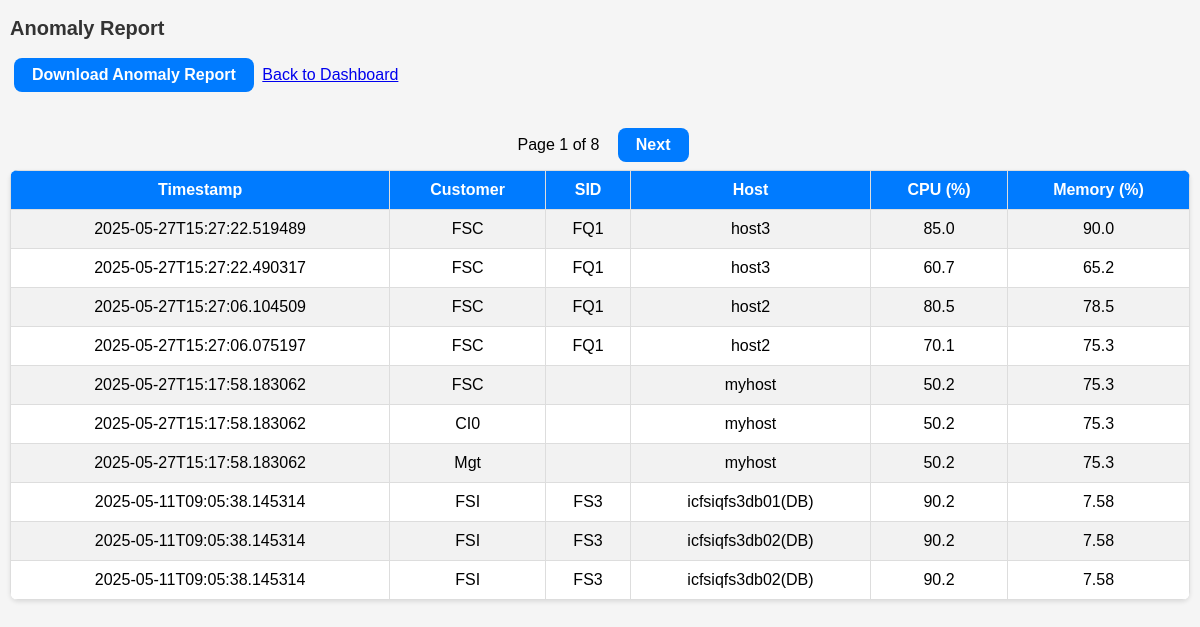
The app's page /anomaly with its own data.
### tables this page shows
CREATE TABLE system_usage (
        id INTEGER PRIMARY KEY AUTOINCREMENT,
        timestamp TEXT,
        host TEXT,
        cpu REAL,
        memory REAL,
        customer TEXT,
        sid TEXT
    );

### app.py (the view)
@app.route("/anomaly")
def anomaly():
    page = int(request.args.get("page", 1))  # Default to page 1
    offset = (page - 1) * PAGE_SIZE
    conn = sqlite3.connect(DB_PATH)
    cursor = conn.cursor()
    cursor.execute(SQL["SQL_COUNT_ANOMALIES"], (CPU_THRESHOLD, MEM_THRESHOLD))
    total_records = cursor.fetchone()[0]
    total_pages = math.ceil(total_records / PAGE_SIZE)
    cursor.execute(SQL["SQL_SELECT_ANOMALIES"], (CPU_THRESHOLD, MEM_THRESHOLD, PAGE_SIZE, offset))
    anomalies = cursor.fetchall()
    conn.close()
    return render_template("anomaly.html",
                           anomalies=anomalies,
                           current_page=page,
                           total_pages=total_pages)

### templates/anomaly.html (shortened to what this page needs)
<!DOCTYPE html>
<html>
<head>
</head>
<body>
    {% if anomalies %}
        <h2>Anomaly Report</h2>
        <a class="button" href="/download_anomalies">Download Anomaly Report</a>
<a href="/dashboard">Back to Dashboard</a>
        {% if total_pages > 1 %}
            <div class="pagination">
                <span>Page {{ current_page }} of {{ total_pages }}</span>
                {% if current_page < total_pages %}
                    <a class="button" href="{{ url_for('anomaly', page=current_page + 1) }}">Next</a>
                {% endif %}
            </div>
        {% endif %}
    {% else %}
        <h2>No anomalies found.</h2>
    {% endif %}
        <table>
            <tr>
                <th>Timestamp</th>
                <th>Customer</th>
                <th>SID</th>
                <th>Host</th>
                <th>CPU (%)</th>
                <th>Memory (%)</th>
            </tr>
            {% for row in anomalies %}
                <tr>
                    <td>{{ row[0] }}</td>
                    <td>{{ row[1] }}</td>
                    <td>{{ row[2] }}</td>
                    <td>{{ row[3] }}</td>
                    <td>{{ row[4] }}</td>
                    <td>{{ row[5] }}</td>
                </tr>
            {% endfor %}
        </table>
</body>
</html>

### templates/anomaly.html (style rules this page uses)
body { font-family: Arial, sans-serif; margin: 10px; background-color: #f5f5f5; }
h2 { color: #333; font-size: 20px; margin-bottom: 10px; }
a.button { display: inline-block; text-decoration: none; color: white; background-color: #007BFF; padding: 8px 18px; border-radius: 8px; font-weight: bold; margin: 8px 4px; }
table { width: 100%; border-collapse: collapse; background-color: white; border-radius: 8px; overflow: hidden; box-shadow: 0 2px 4px rgba(0,0,0,0.1); }
th, td { padding: 10px; border: 1px solid #ddd; text-align: center; font-size: 16px; }
th { background-color: #007BFF; color: white; }
tr:nth-child(even) { background-color: #f2f2f2; }
.pagination { margin-top: 20px; text-align: center; }
.pagination span { font-size: 16px; margin: 0 10px; }

### records on screen
system_usage: timestamp "2025-05-27T15:27:22.519489", customer "FSC", sid "FQ1", host "host3", cpu "85.0", memory "90.0"
system_usage: timestamp "2025-05-27T15:27:22.490317", customer "FSC", sid "FQ1", host "host3", cpu "60.7", memory "65.2"
system_usage: timestamp "2025-05-27T15:27:06.104509", customer "FSC", sid "FQ1", host "host2", cpu "80.5", memory "78.5"
system_usage: timestamp "2025-05-27T15:27:06.075197", customer "FSC", sid "FQ1", host "host2", cpu "70.1", memory "75.3"
system_usage: timestamp "2025-05-27T15:17:58.183062", customer "FSC", host "myhost", cpu "50.2", memory "75.3"
system_usage: timestamp "2025-05-27T15:17:58.183062", customer "CI0", host "myhost", cpu "50.2", memory "75.3"
system_usage: timestamp "2025-05-27T15:17:58.183062", customer "Mgt", host "myhost", cpu "50.2", memory "75.3"
system_usage: timestamp "2025-05-11T09:05:38.145314", customer "FSI", sid "FS3", host "icfsiqfs3db01(DB)", cpu "90.2", memory "7.58"
system_usage: timestamp "2025-05-11T09:05:38.145314", customer "FSI", sid "FS3", host "icfsiqfs3db02(DB)", cpu "90.2", memory "7.58"
system_usage: timestamp "2025-05-11T09:05:38.145314", customer "FSI", sid "FS3", host "icfsiqfs3db02(DB)", cpu "90.2", memory "7.58"

### other values on screen
{{ current_page }} "1"
{{ total_pages }} "8"
